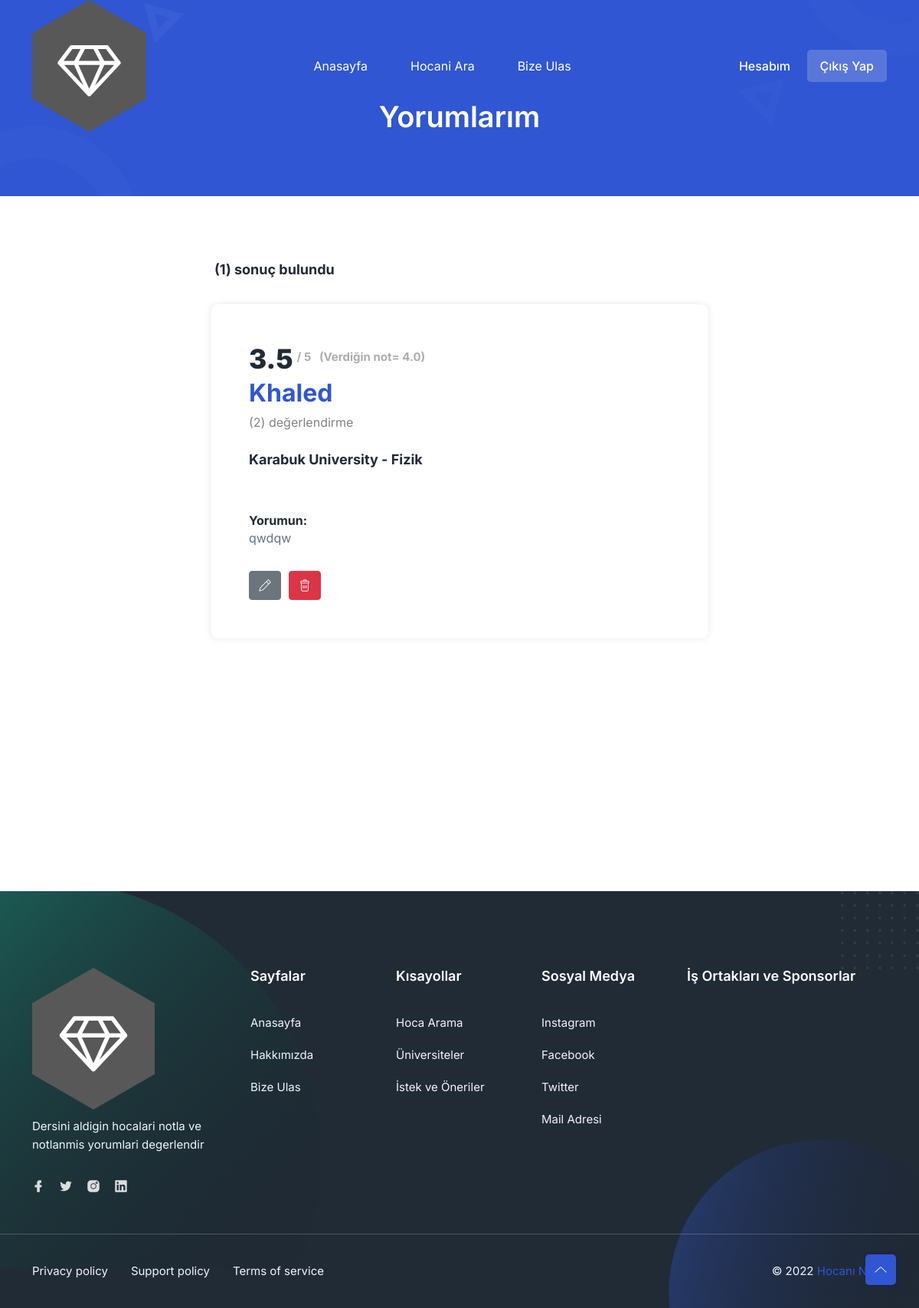
/myaccount/mycomments (signed in), run on an earlier commit of the app's database.
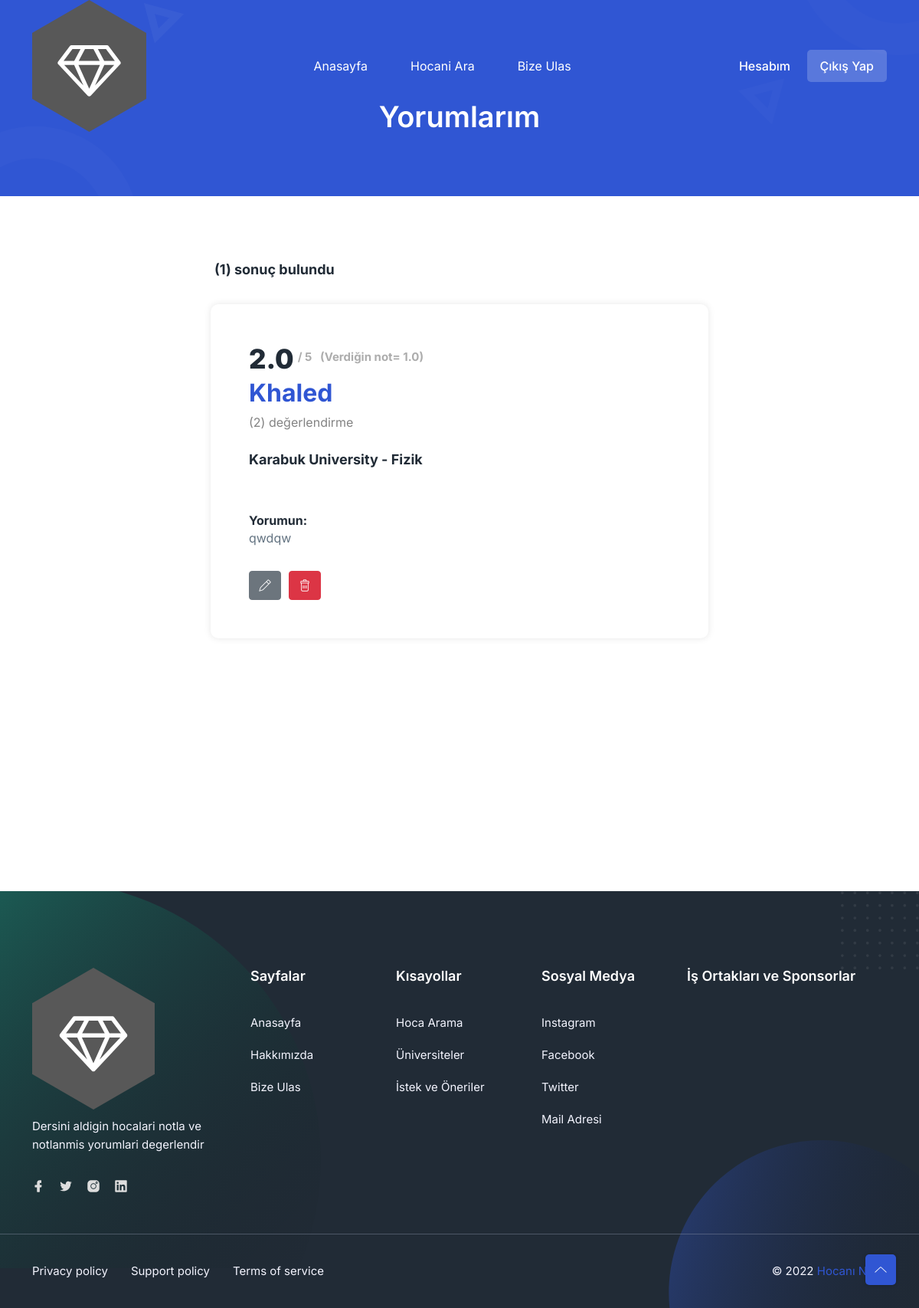
And on a later commit of the database.
### comment/models.py (models this page shows, shortened)
class Comment(models.Model):
    doctor = models.ForeignKey(Doctor, on_delete=models.CASCADE)
    comment_author = models.CharField(max_length=150)
    comment_author_id = models.IntegerField()
    rate = models.FloatField(choices=RATE_CHOICES, null=True)
    comment_body = models.TextField(max_length=1000, blank=True)
    take_again = models.CharField(max_length=20, choices=TAKE_AGAIN_CHOICES, null=True, blank=True)
    attandance = models.CharField(max_length=20, choices=ATTANDANCE_CHOICES, null=True, blank=True)
    online_class = models.CharField(max_length=20, choices=ONLINE_CLASS_CHOICES, null=True, blank=True)
    grade = models.CharField(max_length=20, choices=GRADE_CHOICES, null=True, blank=True)
    anonymous = models.BooleanField(default=False, blank=True)
    date_time = models.DateTimeField(auto_now_add=True, blank=True)
    likes = models.ManyToManyField(User, related_name='comments_likes', blank=True)
    dislikes = models.ManyToManyField(User, related_name='comments_dislikes', blank=True)
    total_likes = models.IntegerField(default=0, blank=True)
    total_dislikes = models.IntegerField(default=0, blank=True)
    net_like = models.IntegerField(default=0, blank=True)
    total_answers = models.IntegerField(default=0, blank=True) # this is number of commentanswers (re-comments)

class Doctor(models.Model):
    depart = models.ForeignKey(Depart, on_delete=models.CASCADE)
    doctor_name = models.CharField(max_length=150)
    doctor_lecture = models.CharField(max_length=150)
    doctor_bio = models.TextField(max_length=1000, blank=True)
    doctor_pp = models.ImageField(upload_to ='uploads/', blank=True, null=True)
    doctor_link = models.URLField(max_length=200, blank=True, default="#")
    doctor_av_rate = models.FloatField(default=0.0, blank=True)
    doctor_total_rate = models.IntegerField(default=0, blank=True)

class Depart(models.Model):
    faculty = models.ForeignKey(Faculty, on_delete=models.CASCADE)
    depart_name = models.CharField(max_length=150)

class Faculty(models.Model):
    uni = models.ForeignKey(Uni, on_delete=models.CASCADE)
    faculty_name = models.CharField(max_length=150)

class Uni(models.Model):
    uni_name = models.CharField(max_length=150)
    uni_img = models.ImageField(upload_to ='uploads/', blank=True, null=True)

### comment/views.py (the view)
# urls.py: path("myaccount/mycomments", views.MyCommentsView.as_view(), name="mycomments"),
class MyCommentsView(generic.TemplateView):
    template_name = 'account/mycomments.html'
    def get_context_data(self, **kwargs):
        context = super(MyCommentsView, self).get_context_data(**kwargs)
        user_id = self.request.user.id
        comments = Comment.objects.all().filter(comment_author_id=user_id)
        all_results = comments.count()
        arg = {
            'comments':comments,
            'all_results':all_results,
        }
        context.update(arg)
        return context

### templates/account/mycomments.html (shortened to what this page needs)
{% extends 'includes/base.html' %}
{% block body %}
<section class="ud-page-banner">
    <div class="container">
      <div class="row">
        <div class="col-lg-12">
          <div class="ud-banner-content">
            <h1>Yorumlarım</h1>
          </div>
        </div>
      </div>
    </div>
</section>
{% if comments %}
<section class="ud-404" style="margin-bottom: 300px;">
    <div class="container">
      <div class="row">
        <div class="col-lg-12">
                        <h5 class="sonuclar">({{ all_results }}) sonuç bulundu</h5>
            {% for i in comments %}
          <div class="ud-404-wrapper" style="margin-top: 30px; max-width:650px;">
            <a href="{% url 'comment:comment' i.doctor.id %}">
            <div class="ud-404-content">
                <div style="display:flex; margin-bottom:5px;">
                    <h1 class="rate-number" style="font-size: 35px; font-weight:850;">{{ i.doctor.doctor_av_rate }}</h1>
                    <h3 class="divisor-number" style="font-size: 15px;">/ 5 &nbsp; (Verdiğin not= {{i.rate}}) </h3>
                </div>
              <h2 class="ud-404-title" style="color: #3056d3">{{ i.doctor.doctor_name }}</h2>
              <p style="margin-top: -25px; margin-bottom:25px; color:rgb(131, 131, 131)">({{i.doctor.doctor_total_rate}}) değerlendirme</p>
              <h5 class="ud-404-subtitle">
                {{i.doctor.depart.faculty.uni.uni_name}} - {{i.doctor.doctor_lecture}}
              </h5>
              <h6 style="margin-top: 60px;">Yorumun:</h6>
              <p> {{ i.comment_body }}</p>
            </div>
            </a>
            <div style="display: flex; margin-top:30px;">
              <a href="{% url 'comment:editcomment' i.doctor.id i.id%}"><button class="btn btn-secondary"><i class="lni lni-pencil"></i></button></a>
            <form style="margin-left: 10px;" action="{% url 'comment:deletecomment' i.doctor.id i.id%}" method="post">
              <button class="btn btn-danger"><i class="lni lni-trash-can"></i></button>
          </form>
          </div>
        </div>
        {% endfor %}
      </div>
    </div></div>
  </section>
  {% endif %}
{% endblock %}

What changed in the data, as far as the page shows it:
changed Comment "qwdqw": doctor.doctor_av_rate "3.5" → "2.0"; rate "4.0" → "1.0"
